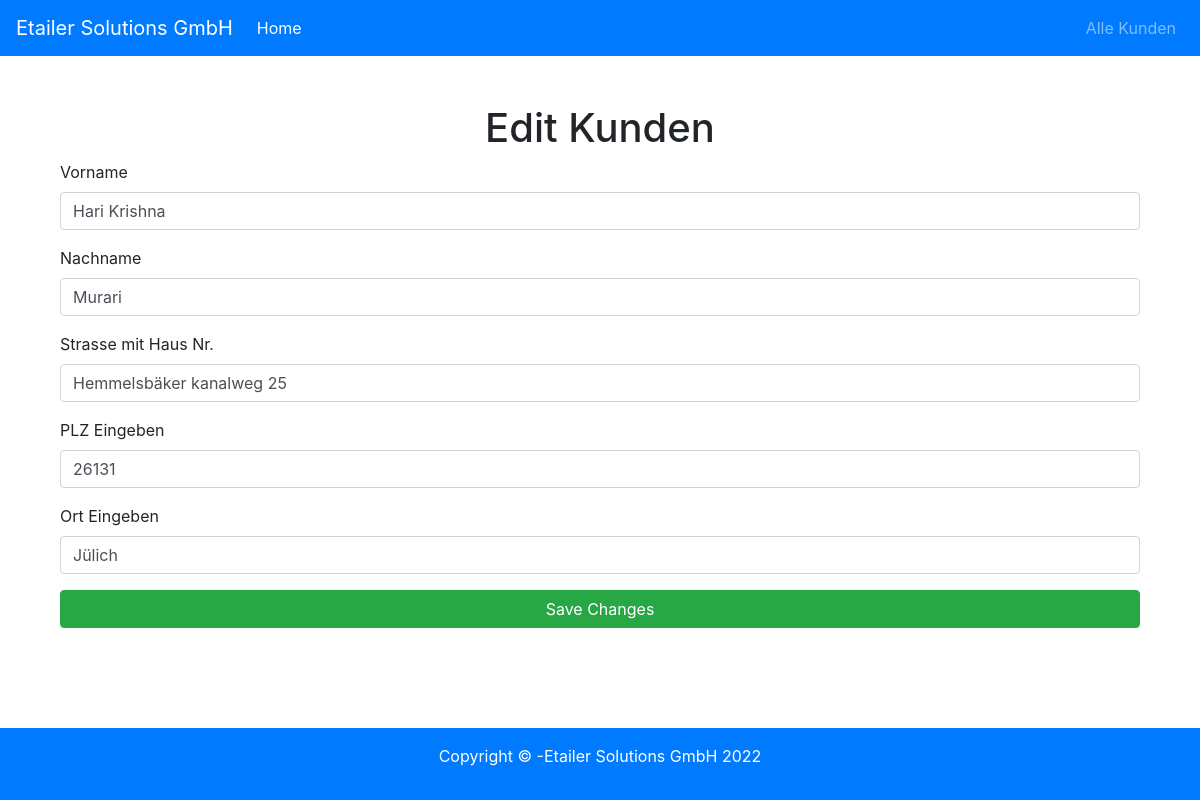
Page /edit.php?id=2 on the committed database.
### tables this page shows
CREATE TABLE `kunde` (
  `kunde_id` int(11) NOT NULL,
  `name1` varchar(20) NOT NULL,
  `name2` varchar(20) NOT NULL,
  `street` varchar(40) NOT NULL,
  `plz` varchar(10) NOT NULL,
  `ort` varchar(40) NOT NULL
);

### db/conn.php (called while the page is built)
<?php
$host="localhost";
$db="kunde";
$user="root";
$pass='';
$charset="utf8mb4";
$dsn = "mysql:host=$host;dbname=$db;charset=$charset";
try{
    $pdo = new PDO($dsn,$user, $pass);
    $pdo->setAttribute(PDO::ATTR_ERRMODE, PDO::ERRMODE_EXCEPTION);
}catch(PDOException $e) {
    throw new PDOException($e->getMessage());
}
require_once "crud.php";
$crud = new crud($pdo);
?>

### db/crud.php (called while the page is built, shortened)
<?php
class crud{
    private $db;
        function __construct($conn){
            $this->db =$conn;
        }
public function getMemberDetails($id){
        try{
            $sql ="SELECT * FROM `kunde`   WHERE  `kunde_id` =:id ";
            $stmt =$this->db->prepare($sql);
            $stmt->bindparam(':id', $id);
            $stmt->execute();
            $result=$stmt->fetch();
            return $result;
        }catch (PDOException $e) {
            echo $e->getMessage();
            return false;
    }
    }
    }
                ?>

### edit.php (the view, shortened to what this page needs)
<?php
include 'includes/header.php';
require_once 'db/conn.php';
if(!isset($_GET['id'])){
    include 'includes/errormessage.php';
    header ('Location:viewrecords.php');
}else {
    $id=$_GET['id'];
    $kunde =$crud->getMemberDetails($id);
?>
<br />
<div class="container">
    <h1 class='text-center'>Edit Kunden</h1>
    <form method="POST" action="editpost.php">
        <div class="form-group">
            <label for="FirstName">Vorname</label>
            <input type="text" value="<?php echo $kunde['name1'] ?>" class="form-control" id="FirstName" name="name1"
                placeholder="Neue Vorname Eingeben">
        </div>
        <div class=" form-group">
            <label for="LastName">Nachname</label>
            <input type="text" value="<?php echo $kunde['name2'] ?>" class="form-control" id="LastName" name="name2"
                placeholder=" Neue Nachname Eingeben">
        </div>
        <div class="form-group">
            <label for="starsse">Strasse mit Haus Nr.</label>
            <input type="text" value="<?php echo $kunde['street'] ?>" class="form-control" id="street" name="street"
                placeholder=" Neue street Eingeben ">
        </div>
        <div class="form-group">
            <label for="plz">PLZ Eingeben</label>
            <input type="text" value="<?php echo $kunde['plz'] ?>" class="form-control" id="plz" name="plz"
                placeholder="Neue Plz Eingeben">
        </div>
        <div class="form-group">
            <label for="ort">Ort Eingeben</label>
            <input type="text" value="<?php echo $kunde['ort'] ?>" class="form-control" id="ort" name="ort"
                placeholder="Neue Ort Eingeben">
        </div>
        <button type="submit" class="btn btn-success btn-block" name="submit">Save Changes</button>
    </form>
    <?php } ?>
    <br>
    <br>
    <br>
    <br>
    <?php
   include 'includes/footer.php';
 ?>

### rows in the picture
kunde: name1 "Hari Krishna", name2 "Murari", street "Hemmelsbäker kanalweg 25", plz "26131", ort "Jülich"
